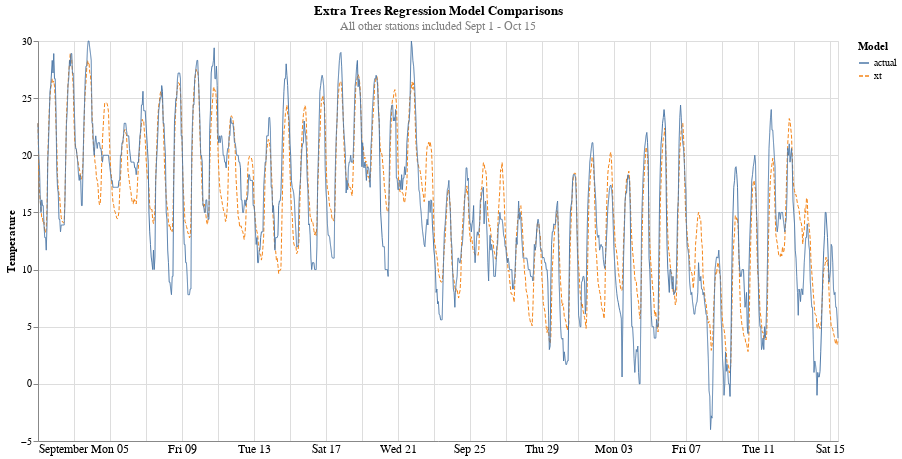

Notebook code cell kept with this figure:
### Code cell
alt.data_transformers.disable_max_rows()
alt.Chart(res[['time','xt','actual']].melt(id_vars='time')).mark_line(size=1).encode(
    x=alt.X('time:T', axis=alt.Axis(tickSize=0, labelFontSize=12),title=None),
    y=alt.Y('value:Q',title='Temperature'),
    color=alt.Color('variable',legend=alt.Legend(title='Model')),
    strokeDash='variable'
).properties(
    height=400,
    width=800,
    title={
      "text": ['Extra Trees Regression Model Comparisons'], 
      "subtitle": ["All other stations included Sept 1 - Oct 15"],
      "color": "black",
      "subtitleColor": "gray"
    }
)

### Figure 1 — Vega-Lite specification as saved in the notebook (floating-point values rounded to 4 significant figures; data arrays with more than 128 entries replaced by an {"elided": "..."} marker saying what was removed)
{"config": {"view": {"continuousWidth": 400, "continuousHeight": 300}}, "data": {"name": "data-0a49aef2a8830b76a6eca007d6720154"}, "mark": {"type": "line", "size": 1}, "encoding": {"color": {"field": "variable", "legend": {"title": "Model"}, "type": "nominal"}, "strokeDash": {"field": "variable", "type": "nominal"}, "x": {"axis": {"labelFontSize": 12, "tickSize": 0}, "field": "time", "title": null, "type": "temporal"}, "y": {"field": "value", "title": "Temperature", "type": "quantitative"}}, "height": 400, "title": {"text": ["Extra Trees Regression Model Comparisons"], "subtitle": ["All other stations included Sept 1 - Oct 15"], "color": "black", "subtitleColor": "gray"}, "width": 800, "$schema": "https://vega.github.io/schema/vega-lite/v4.17.0.json", "datasets": {"data-0a49aef2a8830b76a6eca007d6720154": {"elided": "2136 records"}}}
